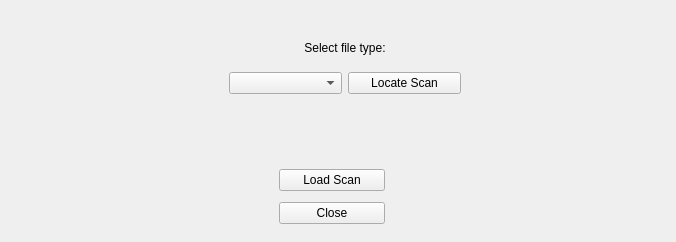
<?xml version="1.0" encoding="UTF-8"?>
<ui version="4.0">
 <class>MainWindow</class>
 <widget class="QMainWindow" name="MainWindow">
  <property name="geometry">
   <rect>
    <x>0</x>
    <y>0</y>
    <width>676</width>
    <height>242</height>
   </rect>
  </property>
  <property name="windowTitle">
   <string>MainWindow</string>
  </property>
  <widget class="QWidget" name="centralwidget">
   <widget class="QWidget" name="">
    <property name="geometry">
     <rect>
      <x>229</x>
      <y>30</y>
      <width>232</width>
      <height>64</height>
     </rect>
    </property>
    <layout class="QVBoxLayout" name="verticalLayout_2">
     <item>
      <widget class="QLabel" name="label1">
       <property name="text">
        <string>Select file type:</string>
       </property>
       <property name="alignment">
        <set>Qt::AlignCenter</set>
       </property>
      </widget>
     </item>
     <item>
      <layout class="QHBoxLayout" name="horizontalLayout">
       <item>
        <layout class="QVBoxLayout" name="verticalLayout">
         <item>
          <widget class="QComboBox" name="filetypeBox"/>
         </item>
        </layout>
       </item>
       <item>
        <widget class="QPushButton" name="locatefileButtom">
         <property name="text">
          <string>Locate Scan</string>
         </property>
        </widget>
       </item>
      </layout>
     </item>
    </layout>
   </widget>
   <widget class="QWidget" name="">
    <property name="geometry">
     <rect>
      <x>279</x>
      <y>164</y>
      <width>106</width>
      <height>66</height>
     </rect>
    </property>
    <layout class="QVBoxLayout" name="verticalLayout_3">
     <item>
      <widget class="QPushButton" name="loadButton">
       <property name="text">
        <string>Load Scan</string>
       </property>
      </widget>
     </item>
     <item>
      <widget class="QPushButton" name="closeButton">
       <property name="text">
        <string>Close</string>
       </property>
      </widget>
     </item>
    </layout>
   </widget>
   <widget class="QLabel" name="fileLabel">
    <property name="geometry">
     <rect>
      <x>10</x>
      <y>105</y>
      <width>651</width>
      <height>51</height>
     </rect>
    </property>
    <property name="text">
     <string/>
    </property>
    <property name="alignment">
     <set>Qt::AlignCenter</set>
    </property>
   </widget>
  </widget>
 </widget>
 <resources/>
 <connections/>
</ui>
